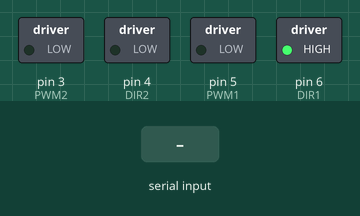
A sketch run on a simulated Arduino Uno, built with avr-gcc and run on an emulated ATmega328P. Shown: switched loads named in the sketch (green lamp = pin HIGH). Inputs (shaded band) come from the test bench.

Above: at 3.2 s.
3.3 s: byte 30 received over Serial
At 3.9 s:
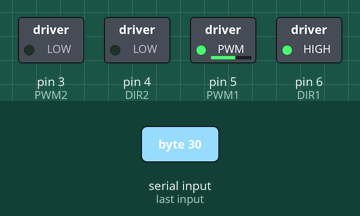
4.8 s: byte 90 received over Serial
At 5.1 s:
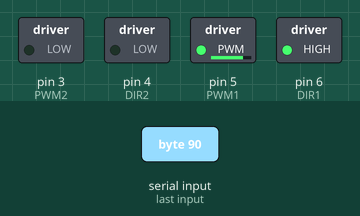
6.3 s: byte 120 received over Serial
At 7.5 s:
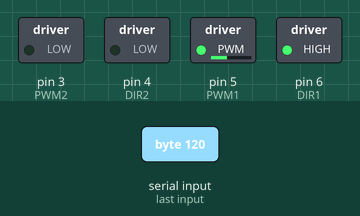
Timing chart, 0 to 9.3 s (numbered marks = the images above; inputs shaded):
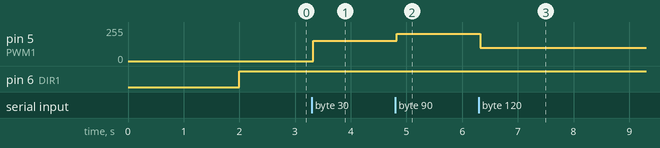

Measured:
- after the input at 3.3 s, pin 5 (PWM1): 0/255 → 153/255 at once
- after the input at 4.8 s, pin 5 (PWM1): 153/255 → 203/255 at once
- after the input at 6.3 s, pin 5 (PWM1): 203/255 → 100/255 at once

The sketch:

motorControl_Test.ino
```cpp
/*
This software reads the value from each of the ultrasonic sensors and manual slider.
Every 10ms these values are sent back to the Raspberry Pi for processing
*/


/*
Issues: The stop reset is not working. Could stem from the bytes potentially ariving after the
first block of code with the Serial.available check. How can we make it so this cannot happen?
*/

#include <Arduino.h>
#include <PID_v1.h>    //Library details: https://playground.arduino.cc/Code/PIDLibrary

//Motor Pins
#define DIR1 6
#define PWM1 5
#define DIR2 4
#define PWM2 3
#define velocityInPin 1

//Constants
const double K_P = 5,
             K_I = 2,   //K values must be >= 0
             K_D = 0,
             OUT_MIN = 0,
             OUT_MAX = 255,
             RAMP_DOWN_CMD = 100;
const int SAMPLE_TIME = 20;
const byte START_FLAG = 0x7F,
           STOP_FLAG = 0x7E;

//Variables
double Input,              //The variable we are trying to control (from Motor Module)
       Output,             //The variable that will be adjusted by the PID
       SetPoint_double;    //The value we are trying to get to or maintain (from ROS node)
float motorVelCmd = 0;
int MotorCmd,
    initMotorCmd = 0,
    initMotorDir = 0;
byte LSB,
     sendEncoder = 0;
int encoder = 1.8;  //ENCODER CODE GOES HERE
int byteRead = 0;

//Creating PID
PID MotorPID(&Input, &Output, &SetPoint_double, K_P, K_I, K_D, DIRECT);

void setup() {
    Serial.begin(115200); // Starts the serial communication at 57600 baud (this is fast enough)
    delay(2000);

    //initPID();

    //Encoder Input
    pinMode(velocityInPin, INPUT);

    //Motor Outputs
    pinMode(DIR1, OUTPUT);  //Wheel motor direction
    pinMode(PWM1, OUTPUT);  //Wheel motor PWM
    pinMode(DIR2, OUTPUT);  //Brake motor direction
    pinMode(PWM2, OUTPUT);  //Brake motor PWM

    digitalWrite(DIR1, initMotorCmd); //direcitons
    digitalWrite(DIR2, 0);
    analogWrite(PWM1, initMotorCmd);   //speed scale speed here with input from pi
    analogWrite(PWM2, 0);
}

void loop() {
  //Serial.println(Input);
  //Serial.print(" ");
    //UPDATE ENCODER
    // Receive new motor command or stop/start
    if (Serial.available()) {
      byteRead = Serial.read();
      switch (byteRead){
        case START_FLAG: sendEncoder = 1; break;
        case STOP_FLAG: sendEncoder = 0; break;
        default:  //Velocity command
          /*If byteRead is negative, its MSB will be 1 because 2s compliment.
          * However, because arduino is dumb, it reads in bytes as 16-bit integers,
          * So, when you try to read the value, its 8 MSB are zero, making
          * Arduino think it is a positive number. We must set these bits to 1
          * (sign extension) to get it to recognize byteRead as negative.
          */
          if (byteRead & 0x0080) { //Is byteRead supposed to be negative?
              byteRead = byteRead | 0xFF00; //Sign extends byteRead to 16 bits
          }
          motorVelCmd = float(byteRead)/50.0; //Converts cm/s value to m/s
          break;
      }
     }

    //initMotorCmd = MotorCmd;                              //Set previous motor command to current motor command
    MotorCmd = motorVelCmd*255;
    if (signPos(MotorCmd)){
      digitalWrite(DIR1, HIGH);   //Assigning appropriate motor direction
    }
    if (signNeg(MotorCmd)){
      digitalWrite(DIR1, LOW);
    }
    analogWrite(PWM1,abs(MotorCmd));                      //Actuate motor command

    /*Serial.println(Input);
    Serial.print(" "); //For plotting purposes*/

    //Send updated encoder value
    if (sendEncoder == 1) {
      Serial.write(byte(encoder & 0x00FF));
      Serial.write(byte((encoder >> 8) & 0x00FF));
    }
    delay(30);
}

bool signPos(int value) {
  return (value >= 0);
}

bool signNeg(int value) {
  return (value < 0);
}
```
